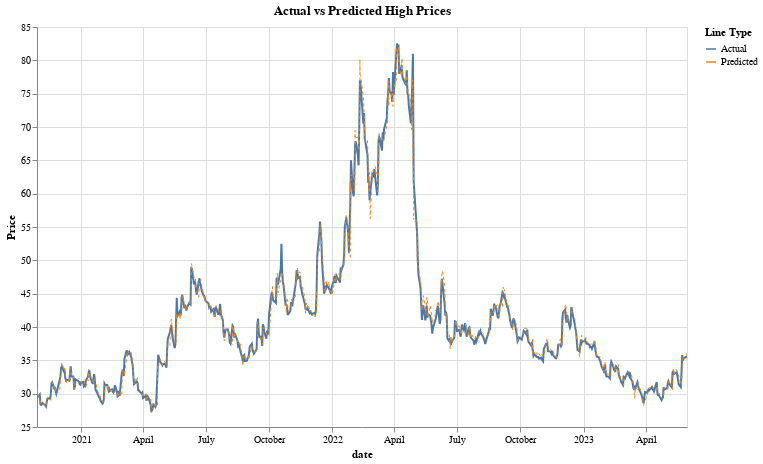

Here is the notebook cell this chart was saved with:
### Code cell
import altair as alt

alt.themes.enable('fivethirtyeight')

predictions_df['date'] = pd.to_datetime(predictions_df['date'])

predictions_df['label'] = 'Actual'
predictions_df['predicted_label'] = 'Predicted'

# Actual high price line
line1 = alt.Chart(predictions_df).mark_line(strokeWidth=2).encode(
    x='date:T',
    y=alt.Y('y_test:Q', title='Price', scale=alt.Scale(zero=False)),
    color=alt.Color('label:N', legend=alt.Legend(title="Line Type")),
    tooltip=['date', 'y_test', 'y_pred']
)

# Predicted high price line
line2 = alt.Chart(predictions_df).mark_line(strokeWidth=1, strokeDash=[3, 3]).encode(
    x='date:T',
    y=alt.Y('y_pred:Q', title='', scale=alt.Scale(zero=False)),
    color=alt.Color('predicted_label:N', legend=alt.Legend(title="Line Type")),
    tooltip=['date', 'y_test', 'y_pred']
)

# Combine the two lines
chart = alt.layer(line1, line2).properties(
    title='Actual vs Predicted High Prices',
    width=650,
    height=400
).interactive()

chart

### Figure 1 — Vega-Lite specification as saved in the notebook (floating-point values rounded to 4 significant figures; data arrays with more than 128 entries replaced by an {"elided": "..."} marker saying what was removed)
{"usermeta": {"embedOptions": {"theme": "fivethirtyeight"}}, "config": {"view": {"continuousWidth": 300, "continuousHeight": 300}}, "layer": [{"mark": {"type": "line", "strokeWidth": 2}, "encoding": {"color": {"field": "label", "legend": {"title": "Line Type"}, "type": "nominal"}, "tooltip": [{"field": "date", "type": "temporal"}, {"field": "y_test", "type": "quantitative"}, {"field": "y_pred", "type": "quantitative"}], "x": {"field": "date", "type": "temporal"}, "y": {"field": "y_test", "scale": {"zero": false}, "title": "Price", "type": "quantitative"}}, "name": "view_8"}, {"mark": {"type": "line", "strokeDash": [3, 3], "strokeWidth": 1}, "encoding": {"color": {"field": "predicted_label", "legend": {"title": "Line Type"}, "type": "nominal"}, "tooltip": [{"field": "date", "type": "temporal"}, {"field": "y_test", "type": "quantitative"}, {"field": "y_pred", "type": "quantitative"}], "x": {"field": "date", "type": "temporal"}, "y": {"field": "y_pred", "scale": {"zero": false}, "title": "", "type": "quantitative"}}}], "data": {"name": "data-5537f446179cbc83cca759874bcef61e"}, "height": 400, "params": [{"name": "param_8", "select": {"type": "interval", "encodings": ["x", "y"]}, "bind": "scales", "views": ["view_8"]}], "title": "Actual vs Predicted High Prices", "width": 650, "$schema": "https://vega.github.io/schema/vega-lite/v5.8.0.json", "datasets": {"data-5537f446179cbc83cca759874bcef61e": {"elided": "794 records"}}}
